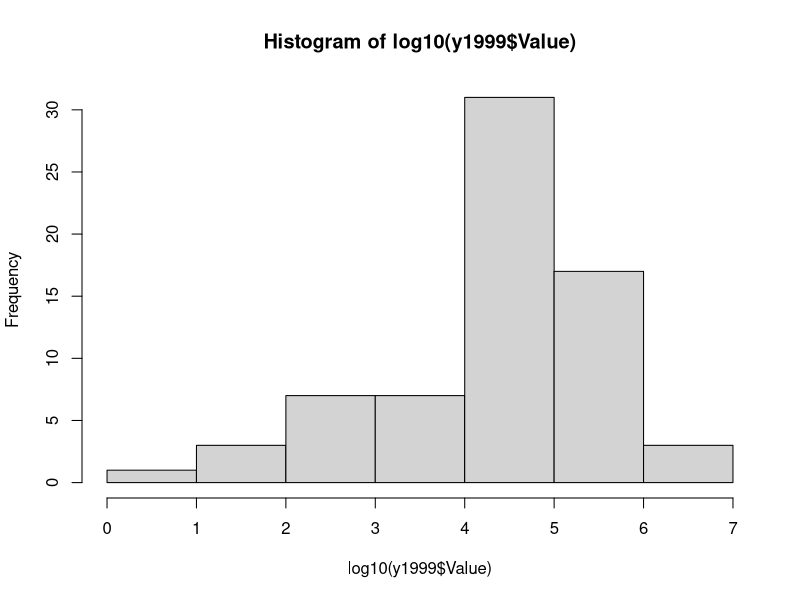
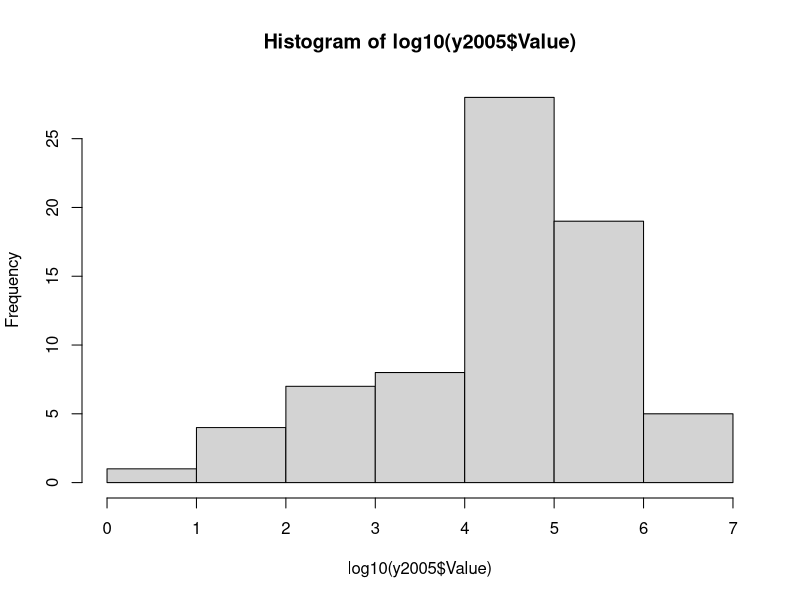
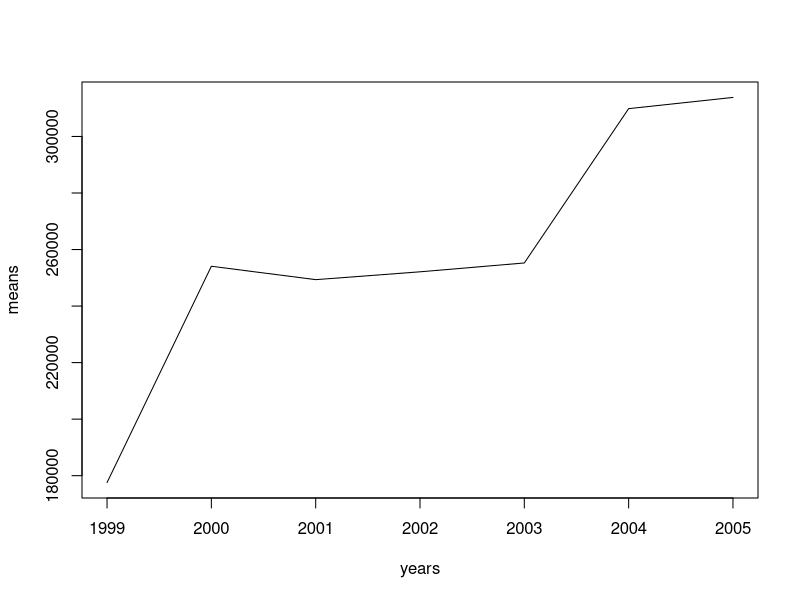

The R script that drew these images, in order:
# SKKU ISS 2015, Lecture 4
# Objective: plotting open government data

# Siyuan Liu
# Date:  7/2/2015

# clean variables
rm(list=ls(all=TRUE))

# read in data
P <- read.csv("UNdata_precipitation.csv")

# (1) Compare the precipitation from 1999 to 2005.  Are they different?
y1999 <- P[P$Year==1999,]
y2005 <- P[P$Year==2005,]

hist(log10(y1999$Value))
hist(log10(y2005$Value))

# (2) Precipitation for all countries over time.
m1999 <- mean(y1999$Value)
m2000 <- mean(P[P$Year==2000,]$Value)
m2001 <- mean(P[P$Year==2001,]$Value)
m2002 <- mean(P[P$Year==2002,]$Value)
m2003 <- mean(P[P$Year==2003,]$Value)
m2004 <- mean(P[P$Year==2004,]$Value)
m2005 <- mean(y2005$Value)

years <- c(1999, 2000, 2001, 2002, 2003, 2004, 2005)
means <- c(m1999, m2000, m2001, m2002, m2003, m2004, m2005)

plot(years, means, type="l")
